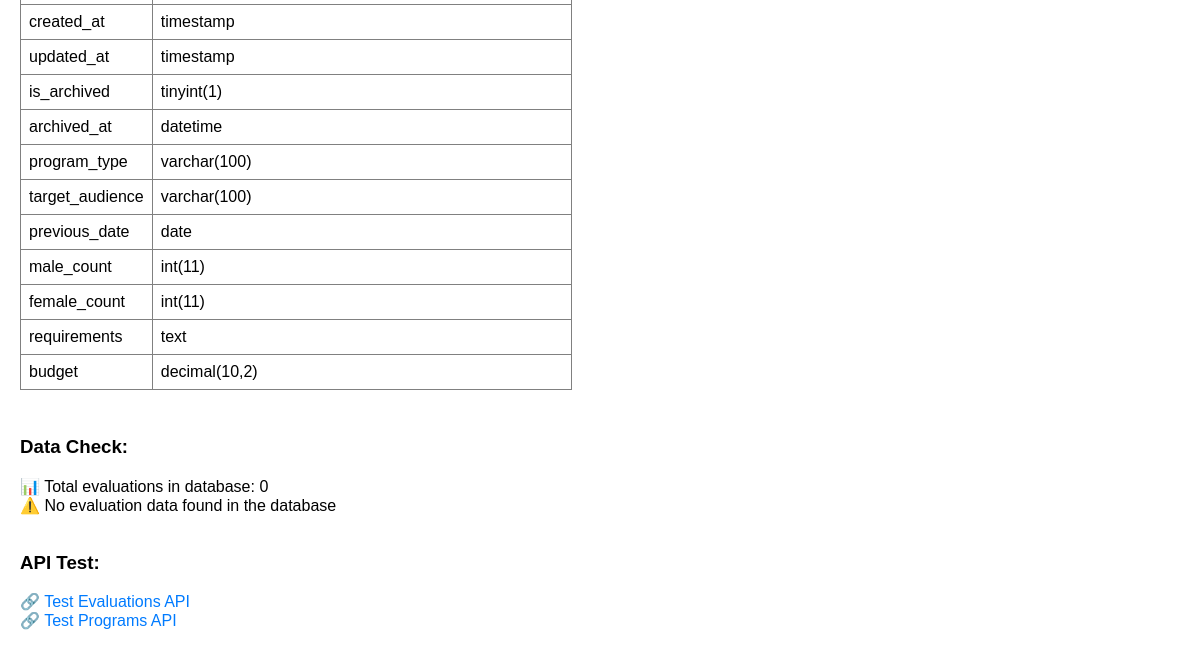
Page /ADMIN/test_database.php (lower part) on the earlier database version.
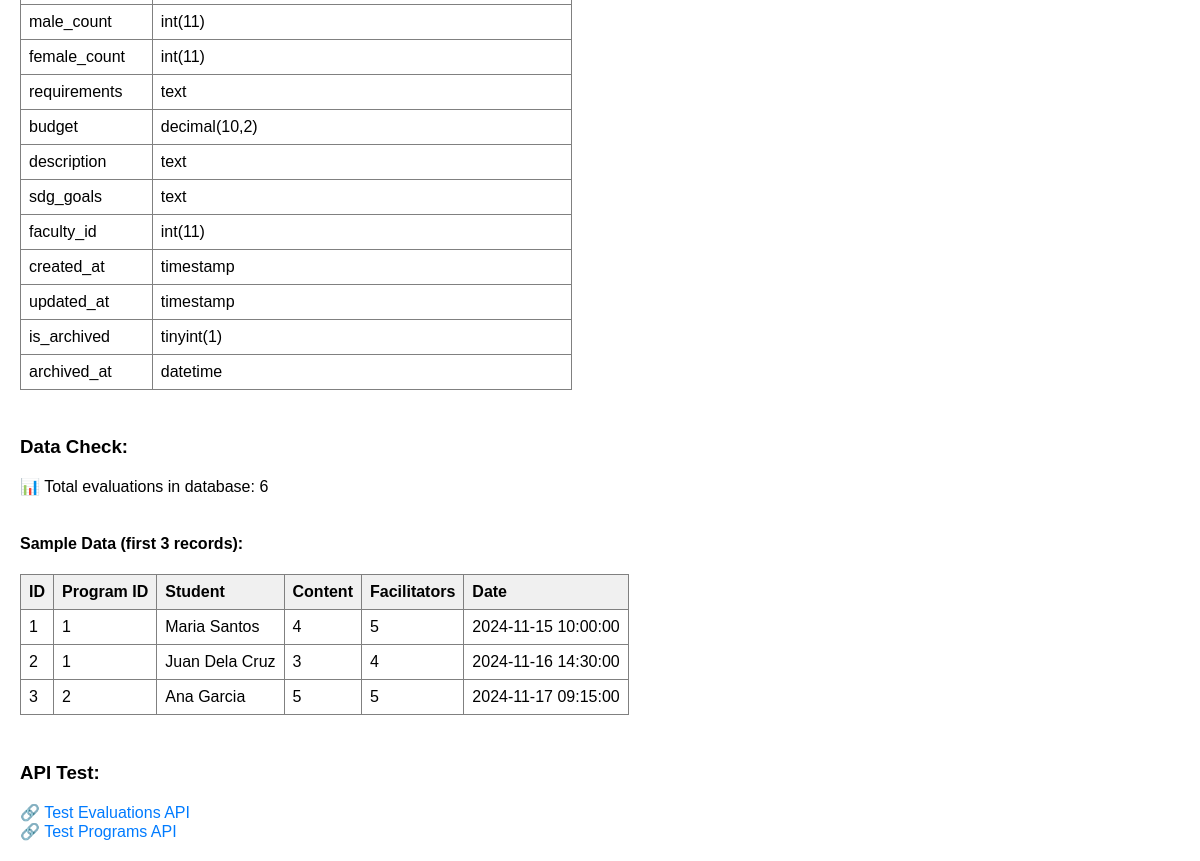
Same page on the later database version.
### tables this page shows
CREATE TABLE `detailed_evaluations` (
  `id` int(11) NOT NULL AUTO_INCREMENT,
  `evaluation_id` int(11) DEFAULT NULL,
  `eval_date` datetime DEFAULT current_timestamp(),
  `reviewed` tinyint(1) DEFAULT 0 COMMENT 'Whether evaluation has been reviewed by admin',
  `admin_suggestion` text DEFAULT NULL COMMENT 'Admin suggestion for improvement',
  `admin_suggestion_date` datetime DEFAULT NULL COMMENT 'Date when admin suggestion was added',
  `program_id` int(11) DEFAULT NULL,
  `student_id` int(11) DEFAULT NULL,
  `student_name` varchar(255) DEFAULT NULL,
  `content` int(11) DEFAULT 0,
  `facilitators` int(11) DEFAULT 0,
  `relevance` int(11) DEFAULT 0,
  `organization` int(11) DEFAULT 0,
  `experience` int(11) DEFAULT 0,
  `suggestion` text DEFAULT NULL,
  `recommend` varchar(10) DEFAULT NULL,
  PRIMARY KEY (`id`),
  KEY `idx_reviewed` (`reviewed`),
  KEY `idx_eval_date` (`eval_date`)
);

### ADMIN/test_database.php (the view, shortened to what this page needs)
<?php
require_once 'db.php';
try {
    $result = $conn->query("SHOW TABLES LIKE 'programs'");
    if ($result->num_rows > 0) {
        $result = $conn->query("DESCRIBE programs");
        echo "<table border='1' style='border-collapse: collapse; margin-top: 10px;'>";
        while ($row = $result->fetch_assoc()) {
            echo "<tr><td>" . htmlspecialchars($row['Field']) . "</td><td>" . htmlspecialchars($row['Type']) . "</td></tr>";
        }
        echo "</table>";
    } else {
        echo "❌ Programs table not found<br>";
    }
    echo "<br><h3>Data Check:</h3>";
    $result = $conn->query("SELECT COUNT(*) as count FROM detailed_evaluations");
    $row = $result->fetch_assoc();
    echo "📊 Total evaluations in database: " . $row['count'] . "<br>";
    if ($row['count'] > 0) {
        echo "<br><h4>Sample Data (first 3 records):</h4>";
        $result = $conn->query("SELECT id, program_id, student_name, content, facilitators, eval_date FROM detailed_evaluations LIMIT 3");
        echo "<table border='1' style='border-collapse: collapse;'>";
        echo "<tr style='background-color: #f0f0f0;'><th>ID</th><th>Program ID</th><th>Student</th><th>Content</th><th>Facilitators</th><th>Date</th></tr>";
        while ($row = $result->fetch_assoc()) {
            echo "<tr>";
            echo "<td>" . htmlspecialchars($row['id']) . "</td>";
            echo "<td>" . htmlspecialchars($row['program_id']) . "</td>";
            echo "<td>" . htmlspecialchars($row['student_name']) . "</td>";
            echo "<td>" . htmlspecialchars($row['content']) . "</td>";
            echo "<td>" . htmlspecialchars($row['facilitators']) . "</td>";
            echo "<td>" . htmlspecialchars($row['eval_date']) . "</td>";
            echo "</tr>";
        }
        echo "</table>";
    } else {
        echo "⚠️ No evaluation data found in the database<br>";
    }
    echo "<br><h3>API Test:</h3>";
    echo "<a href='api_evaluations.php?action=evaluations' target='_blank'>🔗 Test Evaluations API</a><br>";
    echo "<a href='api_evaluations.php?action=programs' target='_blank'>🔗 Test Programs API</a><br>";
} catch (Exception $e) {
    echo "❌ Error: " . htmlspecialchars($e->getMessage());
}
?>

Differences in the rows shown:
added detailed_evaluations: id "1", program "1", student_name "Maria Santos", content "4", facilitators "5", eval_date "2024-11-15 10:00:00"
added detailed_evaluations: id "2", program "1", student_name "Juan Dela Cruz", content "3", facilitators "4", eval_date "2024-11-16 14:30:00"
added detailed_evaluations: id "3", program "2", student_name "Ana Garcia", content "5", facilitators "5", eval_date "2024-11-17 09:15:00"
Other differences:
$row['count']: "0" → "6"
new list line: "description text"
new list line: "sdg_goals text"
new list line: "faculty_id int(11)"
text no longer shown: "⚠️ No evaluation data found in the database"
text now shown: "Sample Data (first 3 records): ID Program ID Student Content Facilitators Date"
list line gone: "program_type varchar(100)"
list line gone: "target_audience varchar(100)"
list line gone: "previous_date date"
